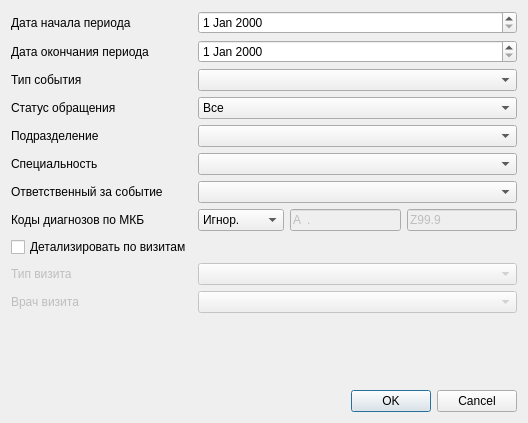
<?xml version="1.0" encoding="UTF-8"?>
<ui version="4.0">
 <class>CReportEventListSetupDialog</class>
 <widget class="QDialog" name="CReportEventListSetupDialog">
  <property name="geometry">
   <rect>
    <x>0</x>
    <y>0</y>
    <width>528</width>
    <height>423</height>
   </rect>
  </property>
  <property name="windowTitle">
   <string notr="true">Список обращений</string>
  </property>
  <layout class="QGridLayout" name="gridLayout">
   <item row="9" column="1">
    <layout class="QHBoxLayout" name="horizontalLayout">
     <item>
      <widget class="QComboBox" name="cmbMKBFilter">
       <item>
        <property name="text">
         <string notr="true">Игнор.</string>
        </property>
       </item>
       <item>
        <property name="text">
         <string notr="true">Интервал</string>
        </property>
       </item>
      </widget>
     </item>
     <item>
      <widget class="QLineEdit" name="edtMKBFrom">
       <property name="enabled">
        <bool>false</bool>
       </property>
       <property name="inputMask">
        <string notr="true">a00.00; </string>
       </property>
       <property name="text">
        <string notr="true">A.</string>
       </property>
       <property name="maxLength">
        <number>6</number>
       </property>
      </widget>
     </item>
     <item>
      <widget class="QLineEdit" name="edtMKBTo">
       <property name="enabled">
        <bool>false</bool>
       </property>
       <property name="inputMask">
        <string notr="true">a00.00; </string>
       </property>
       <property name="text">
        <string notr="true">Z99.9</string>
       </property>
       <property name="maxLength">
        <number>6</number>
       </property>
      </widget>
     </item>
    </layout>
   </item>
   <item row="5" column="0">
    <widget class="QLabel" name="lblSpeciality">
     <property name="text">
      <string notr="true">Специальность</string>
     </property>
    </widget>
   </item>
   <item row="4" column="0">
    <widget class="QLabel" name="lblOrgStructure">
     <property name="text">
      <string notr="true">Подразделение</string>
     </property>
    </widget>
   </item>
   <item row="5" column="1">
    <widget class="CRBComboBox" name="cmbSpeciality"/>
   </item>
   <item row="12" column="1">
    <widget class="CRBComboBox" name="cmbVisitType">
     <property name="enabled">
      <bool>false</bool>
     </property>
    </widget>
   </item>
   <item row="1" column="0">
    <widget class="QLabel" name="lblEndDate">
     <property name="text">
      <string notr="true">Дата окончания периода</string>
     </property>
    </widget>
   </item>
   <item row="15" column="0" colspan="2">
    <widget class="QDialogButtonBox" name="buttonBox">
     <property name="standardButtons">
      <set>QDialogButtonBox::Cancel|QDialogButtonBox::Ok</set>
     </property>
    </widget>
   </item>
   <item row="0" column="0">
    <widget class="QLabel" name="lblBegDate">
     <property name="text">
      <string notr="true">Дата начала периода</string>
     </property>
    </widget>
   </item>
   <item row="14" column="0">
    <spacer name="verticalSpacer">
     <property name="orientation">
      <enum>Qt::Vertical</enum>
     </property>
     <property name="sizeHint" stdset="0">
      <size>
       <width>20</width>
       <height>40</height>
      </size>
     </property>
    </spacer>
   </item>
   <item row="6" column="0">
    <widget class="QLabel" name="lblPerson">
     <property name="text">
      <string notr="true">Ответственный за событие</string>
     </property>
    </widget>
   </item>
   <item row="11" column="0">
    <widget class="QCheckBox" name="chkDetailByVisits">
     <property name="text">
      <string notr="true">Детализировать по визитам</string>
     </property>
    </widget>
   </item>
   <item row="9" column="0">
    <widget class="QLabel" name="lblMKB">
     <property name="text">
      <string notr="true">Коды диагнозов по МКБ</string>
     </property>
    </widget>
   </item>
   <item row="12" column="0">
    <widget class="QLabel" name="lblVisitType">
     <property name="enabled">
      <bool>false</bool>
     </property>
     <property name="text">
      <string notr="true">Тип визита</string>
     </property>
    </widget>
   </item>
   <item row="2" column="1">
    <widget class="CRBComboBox" name="cmbEventType"/>
   </item>
   <item row="4" column="1">
    <widget class="COrgStructureComboBox" name="cmbOrgStructure"/>
   </item>
   <item row="6" column="1">
    <widget class="CPersonComboBoxEx" name="cmbPerson"/>
   </item>
   <item row="13" column="0">
    <widget class="QLabel" name="lblVisitPerson">
     <property name="enabled">
      <bool>false</bool>
     </property>
     <property name="text">
      <string notr="true">Врач визита</string>
     </property>
    </widget>
   </item>
   <item row="2" column="0">
    <widget class="QLabel" name="lblEventType">
     <property name="text">
      <string notr="true">Тип события</string>
     </property>
    </widget>
   </item>
   <item row="0" column="1">
    <widget class="CDateEdit" name="edtBegDate"/>
   </item>
   <item row="1" column="1">
    <widget class="CDateEdit" name="edtEndDate"/>
   </item>
   <item row="13" column="1">
    <widget class="CPersonComboBoxEx" name="cmbVisitPerson">
     <property name="enabled">
      <bool>false</bool>
     </property>
    </widget>
   </item>
   <item row="3" column="0">
    <widget class="QLabel" name="lblEventStatus">
     <property name="text">
      <string notr="true">Статус обращения</string>
     </property>
    </widget>
   </item>
   <item row="3" column="1">
    <widget class="QComboBox" name="cmbEventStatus">
     <item>
      <property name="text">
       <string notr="true">Все</string>
      </property>
     </item>
     <item>
      <property name="text">
       <string notr="true">Только открытые</string>
      </property>
     </item>
     <item>
      <property name="text">
       <string notr="true">Только закрытые</string>
      </property>
     </item>
    </widget>
   </item>
  </layout>
 </widget>
 <customwidgets>
  <customwidget>
   <class>CDateEdit</class>
   <extends>QDateEdit</extends>
   <header>library/DateEdit</header>
  </customwidget>
  <customwidget>
   <class>CRBComboBox</class>
   <extends>QComboBox</extends>
   <header>library/crbcombobox</header>
  </customwidget>
  <customwidget>
   <class>COrgStructureComboBox</class>
   <extends>QComboBox</extends>
   <header>Orgs/OrgStructComboBoxes</header>
  </customwidget>
  <customwidget>
   <class>CPersonComboBoxEx</class>
   <extends>QComboBox</extends>
   <header>Orgs/PersonComboBoxEx</header>
  </customwidget>
 </customwidgets>
 <tabstops>
  <tabstop>edtBegDate</tabstop>
  <tabstop>edtEndDate</tabstop>
  <tabstop>cmbEventType</tabstop>
  <tabstop>cmbOrgStructure</tabstop>
  <tabstop>cmbSpeciality</tabstop>
  <tabstop>cmbPerson</tabstop>
  <tabstop>cmbMKBFilter</tabstop>
  <tabstop>edtMKBFrom</tabstop>
  <tabstop>edtMKBTo</tabstop>
  <tabstop>chkDetailByVisits</tabstop>
  <tabstop>cmbVisitType</tabstop>
  <tabstop>cmbVisitPerson</tabstop>
  <tabstop>buttonBox</tabstop>
 </tabstops>
 <resources/>
 <connections>
  <connection>
   <sender>buttonBox</sender>
   <signal>accepted()</signal>
   <receiver>CReportEventListSetupDialog</receiver>
   <slot>accept()</slot>
   <hints>
    <hint type="sourcelabel">
     <x>248</x>
     <y>254</y>
    </hint>
    <hint type="destinationlabel">
     <x>157</x>
     <y>274</y>
    </hint>
   </hints>
  </connection>
  <connection>
   <sender>buttonBox</sender>
   <signal>rejected()</signal>
   <receiver>CReportEventListSetupDialog</receiver>
   <slot>reject()</slot>
   <hints>
    <hint type="sourcelabel">
     <x>316</x>
     <y>260</y>
    </hint>
    <hint type="destinationlabel">
     <x>286</x>
     <y>274</y>
    </hint>
   </hints>
  </connection>
  <connection>
   <sender>chkDetailByVisits</sender>
   <signal>clicked(bool)</signal>
   <receiver>lblVisitType</receiver>
   <slot>setEnabled(bool)</slot>
   <hints>
    <hint type="sourcelabel">
     <x>109</x>
     <y>242</y>
    </hint>
    <hint type="destinationlabel">
     <x>105</x>
     <y>267</y>
    </hint>
   </hints>
  </connection>
  <connection>
   <sender>chkDetailByVisits</sender>
   <signal>clicked(bool)</signal>
   <receiver>lblVisitPerson</receiver>
   <slot>setEnabled(bool)</slot>
   <hints>
    <hint type="sourcelabel">
     <x>109</x>
     <y>242</y>
    </hint>
    <hint type="destinationlabel">
     <x>105</x>
     <y>297</y>
    </hint>
   </hints>
  </connection>
  <connection>
   <sender>chkDetailByVisits</sender>
   <signal>clicked(bool)</signal>
   <receiver>cmbVisitType</receiver>
   <slot>setEnabled(bool)</slot>
   <hints>
    <hint type="sourcelabel">
     <x>109</x>
     <y>242</y>
    </hint>
    <hint type="destinationlabel">
     <x>356</x>
     <y>268</y>
    </hint>
   </hints>
  </connection>
  <connection>
   <sender>chkDetailByVisits</sender>
   <signal>clicked(bool)</signal>
   <receiver>cmbVisitPerson</receiver>
   <slot>setEnabled(bool)</slot>
   <hints>
    <hint type="sourcelabel">
     <x>109</x>
     <y>242</y>
    </hint>
    <hint type="destinationlabel">
     <x>356</x>
     <y>298</y>
    </hint>
   </hints>
  </connection>
 </connections>
</ui>
